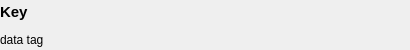
<?xml version="1.0" encoding="UTF-8"?>
<ui version="4.0">
    <class>delegate</class>
    <widget class="QWidget" name="delegate">
        <property name="geometry">
            <rect>
                <x>0</x>
                <y>0</y>
                <width>410</width>
                <height>50</height>
            </rect>
        </property>
        <property name="sizePolicy">
            <sizepolicy hsizetype="MinimumExpanding" vsizetype="MinimumExpanding">
                <horstretch>0</horstretch>
                <verstretch>0</verstretch>
            </sizepolicy>
        </property>
        <property name="minimumSize">
            <size>
                <width>200</width>
                <height>40</height>
            </size>
        </property>
        <property name="maximumSize">
            <size>
                <width>410</width>
                <height>50</height>
            </size>
        </property>
        <property name="baseSize">
            <size>
                <width>200</width>
                <height>40</height>
            </size>
        </property>
        <property name="windowTitle">
            <string>Form</string>
        </property>
        <widget class="QWidget" name="horizontalLayoutWidget">
            <property name="geometry">
                <rect>
                    <x>0</x>
                    <y>0</y>
                    <width>411</width>
                    <height>51</height>
                </rect>
            </property>
            <layout class="QHBoxLayout" name="horizontalLayout">
                <item>
                    <layout class="QVBoxLayout" name="verticalLayout">
                        <item>
                            <widget class="QLabel" name="nameLabel">
                                <property name="sizePolicy">
                                    <sizepolicy hsizetype="MinimumExpanding" vsizetype="Preferred">
                                        <horstretch>0</horstretch>
                                        <verstretch>0</verstretch>
                                    </sizepolicy>
                                </property>
                                <property name="minimumSize">
                                    <size>
                                        <width>199</width>
                                        <height>22</height>
                                    </size>
                                </property>
                                <property name="font">
                                    <font>
                                        <pointsize>11</pointsize>
                                        <weight>75</weight>
                                        <bold>true</bold>
                                    </font>
                                </property>
                                <property name="text">
                                    <string>Key</string>
                                </property>
                            </widget>
                        </item>
                        <item>
                            <widget class="QLabel" name="dataTagLabel">
                                <property name="sizePolicy">
                                    <sizepolicy hsizetype="MinimumExpanding" vsizetype="Preferred">
                                        <horstretch>0</horstretch>
                                        <verstretch>0</verstretch>
                                    </sizepolicy>
                                </property>
                                <property name="minimumSize">
                                    <size>
                                        <width>199</width>
                                        <height>19</height>
                                    </size>
                                </property>
                                <property name="text">
                                    <string>data tag</string>
                                </property>
                            </widget>
                        </item>
                    </layout>
                </item>
                <item>
                    <spacer name="horizontalSpacer">
                        <property name="orientation">
                            <enum>Qt::Horizontal</enum>
                        </property>
                        <property name="sizeHint" stdset="0">
                            <size>
                                <width>178</width>
                                <height>20</height>
                            </size>
                        </property>
                    </spacer>
                </item>
                <item>
                    <widget class="QPushButton" name="pushButton">
                        <property name="sizePolicy">
                            <sizepolicy hsizetype="Preferred" vsizetype="MinimumExpanding">
                                <horstretch>0</horstretch>
                                <verstretch>0</verstretch>
                            </sizepolicy>
                        </property>
                        <property name="minimumSize">
                            <size>
                                <width>25</width>
                                <height>49</height>
                            </size>
                        </property>
                        <property name="autoFillBackground">
                            <bool>true</bool>
                        </property>
                        <property name="text">
                            <string/>
                        </property>
                        <property name="flat">
                            <bool>true</bool>
                        </property>
                    </widget>
                </item>
            </layout>
        </widget>
    </widget>
    <resources/>
    <connections/>
</ui>
